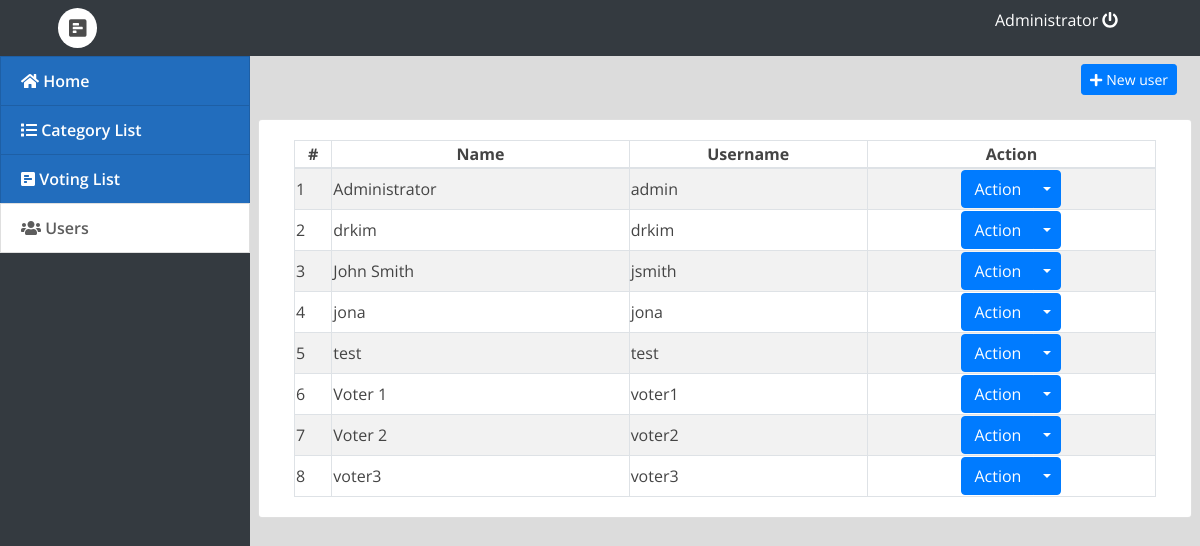
The app's page /index.php?page=users (signed in) with its own data.
### tables this page shows
CREATE TABLE IF NOT EXISTS `users` (
  `id` int(30) NOT NULL AUTO_INCREMENT,
  `name` varchar(200) NOT NULL,
  `username` varchar(100) NOT NULL,
  `password` varchar(200) NOT NULL,
  `type` tinyint(1) NOT NULL DEFAULT '2' COMMENT '1+admin , 2 = users',
  PRIMARY KEY (`id`)
);

### users.php (the view, shortened to what this page needs)
<div class="container-fluid">
	<div class="row">
	<div class="col-lg-12">
			<button class="btn btn-primary float-right btn-sm" id="new_user"><i class="fa fa-plus"></i> New user</button>
	</div>
	</div>
	<br>
	<div class="row">
		<div class="card col-lg-12">
			<div class="card-body">
				<table class="table-striped table-bordered col-md-12">
			<thead>
				<tr>
					<th class="text-center">#</th>
					<th class="text-center">Name</th>
					<th class="text-center">Username</th>
					<th class="text-center">Action</th>
				</tr>
			</thead>
			<tbody>
				<?php
 					include 'db_connect.php';
 					$users = $conn->query("SELECT * FROM users order by name asc");
 					$i = 1;
 					while($row= $users->fetch_assoc()):
				 ?>
				 <tr>
				 	<td>
				 		<?php echo $i++ ?>
				 	</td>
				 	<td>
				 		<?php echo $row['name'] ?>
				 	</td>
				 	<td>
				 		<?php echo $row['username'] ?>
				 	</td>
				 	<td>
				 		<center>
								<div class="btn-group">
								  <button type="button" class="btn btn-primary">Action</button>
								  <button type="button" class="btn btn-primary dropdown-toggle dropdown-toggle-split" data-toggle="dropdown" aria-haspopup="true" aria-expanded="false">
								  </button>
								</div>
								</center>
				 	</td>
				 </tr>
				<?php endwhile; ?>
			</tbody>
		</table>
			</div>
		</div>
	</div>
</div>

### assets/css/style.css (style rules this page uses)
body { font-family: "Open Sans", sans-serif; color: #444444; width: 100%; height: calc(100%); }

### index.php (style rules this page uses)
body { background: #80808045; }

### records on screen
users: name "Administrator", username "admin"
users: name "drkim", username "drkim"
users: name "John Smith", username "jsmith"
users: name "jona", username "jona"
users: name "test", username "test"
users: name "Voter 1", username "voter1"
users: name "Voter 2", username "voter2"
users: name "voter3", username "voter3"

### other values on screen
$_SESSION['login_name'] "Administrator"
